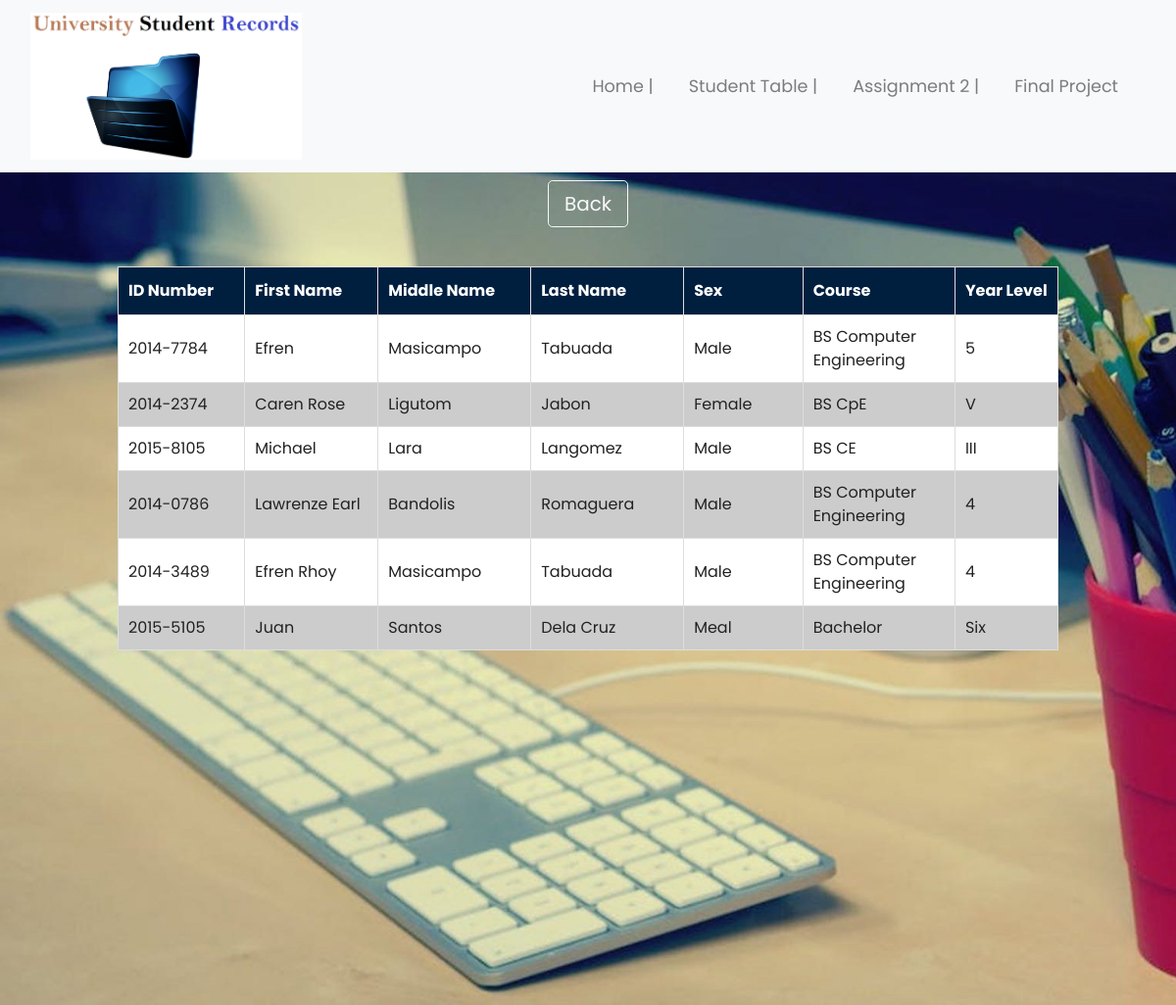
/view, run on the app's committed database.
### tables this page shows
CREATE TABLE student(IDNum TEXT PRIMARY KEY, FName TEXT, MName TEXT, LName TEXT, Sex TEXT, Course TEXT, YrLevel TEXT);

### main.py (the view)
@app.route("/view",methods = ['POST','GET'])
def view():
    conn = sql.connect("database.db")
    conn.row_factory = sql.Row
    cur = conn.cursor()
    cur.execute("SELECT * FROM student")
    rows = cur.fetchall()
    return render_template("add_result.html", rows=rows)
    conn.close()

### templates/add_result.html (shortened to what this page needs)
<!DOCTYPE html>
<html lang="en">
<head>
  <link rel="stylesheet" href="https://maxcdn.bootstrapcdn.com/bootstrap/4.0.0/css/bootstrap.min.css">
  <link rel="stylesheet" type="text/css" href="{{ url_for('static', filename = 'style1.css')}}">
  <link rel="stylesheet" type="text/css" href="{{ url_for('static', filename = 'style.css')}}">
</head>
   <body class="bg">
   <center>
<nav class="navbar navbar-expand-md navbar-light bg-light ">
<div class="container-fluid">
  <a class="navbar-brand" href="/"><img src="{{url_for('static', filename='logo.png')}}" ></a>
    <ul class="navbar-nav ml-auto">
      <li class="nav-item">
        <a class="nav-link" href="/">Home  | </a>
      </li>
      <li class="nav-item">
        <a class="nav-link" href="/view">Student Table  | </a>
      </li>
      <li class="nav-item">
        <a class="nav-link" href="/">Assignment 2  | </a>
      </li><li class="nav-item">
        <a class="nav-link" href="/">Final Project </a>
      </li>
    </ul>
</div>
</nav>
<div class="carousel-inner main" id="stud_table_main">
<div class="stud_table_btn">
     <button class="btn btn-outline-light btn-lg" id="stud_table_cancel" onclick="window.location.href='/'">Back</button>
</div>
  <div>
            <table id="stud_table" style="width:80%">
            <tr>
              <th>ID Number</th>
              <th>First Name</th>
              <th>Middle Name</th>
              <th>Last Name</th>
              <th>Sex</th>
              <th>Course</th>
              <th>Year Level</th>
            </tr>
            {% for row in rows %}
                <tr>
                   <td>{{row["IDNum"]}}</td>
                   <td>{{row["FName"]}}</td>
                   <td>{{row["MName"]}}</td>
                   <td>{{row["LName"]}}</td>
                   <td>{{row["Sex"]}}</td>
                   <td>{{row["Course"]}}</td>
                   <td>{{row["YrLevel"]}}</td>
                </tr>
                {% endfor %}
                </table>
              </div>
  </div>
    </center>
   </body>
</html>

### static/style1.css (style rules this page uses)
.navbar-brand img { height: 150px; }
.navbar-nav li { padding-right: 20px; }
.nav-link { font-size: 1.1em !important; }
#stud_table td, #stud_table th { width: 1150px; border: 1px solid #ddd; padding: 10px; }
#stud_table tr:nth-child(even) { background-color: white; }
#stud_table tr:nth-child(odd) { background-color: #cccccc; }
#stud_table th { padding-top: 12px; padding-bottom: 12px; text-align: left; background-color: #001f3f; color: white; }
#stud_table_main { background-image: url("background1.jpeg"); height: 850px; background-repeat: no-repeat; background-size: cover; }
#stud_table_cancel { margin-bottom: 40px; }

### static/style.css (style rules this page uses)
html, body { height: 100%; width: 100%; font-family: 'Poppins', sans-serif; color: #222; }
ul { margin:0; padding:0; }

### data on the page
student: IDNum "2014-7784", FName "Efren", MName "Masicampo", LName "Tabuada", Sex "Male", Course "BS Computer Engineering", YrLevel "5"
student: IDNum "2014-2374", FName "Caren Rose", MName "Ligutom", LName "Jabon", Sex "Female", Course "BS CpE", YrLevel "V"
student: IDNum "2015-8105", FName "Michael", MName "Lara", LName "Langomez", Sex "Male", Course "BS CE", YrLevel "III"
student: IDNum "2014-0786", FName "Lawrenze Earl", MName "Bandolis", LName "Romaguera", Sex "Male", Course "BS Computer Engineering", YrLevel "4"
student: IDNum "2014-3489", FName "Efren Rhoy", MName "Masicampo", LName "Tabuada", Sex "Male", Course "BS Computer Engineering", YrLevel "4"
student: IDNum "2015-5105", FName "Juan", MName "Santos", LName "Dela Cruz", Sex "Meal", Course "Bachelor", YrLevel "Six"
